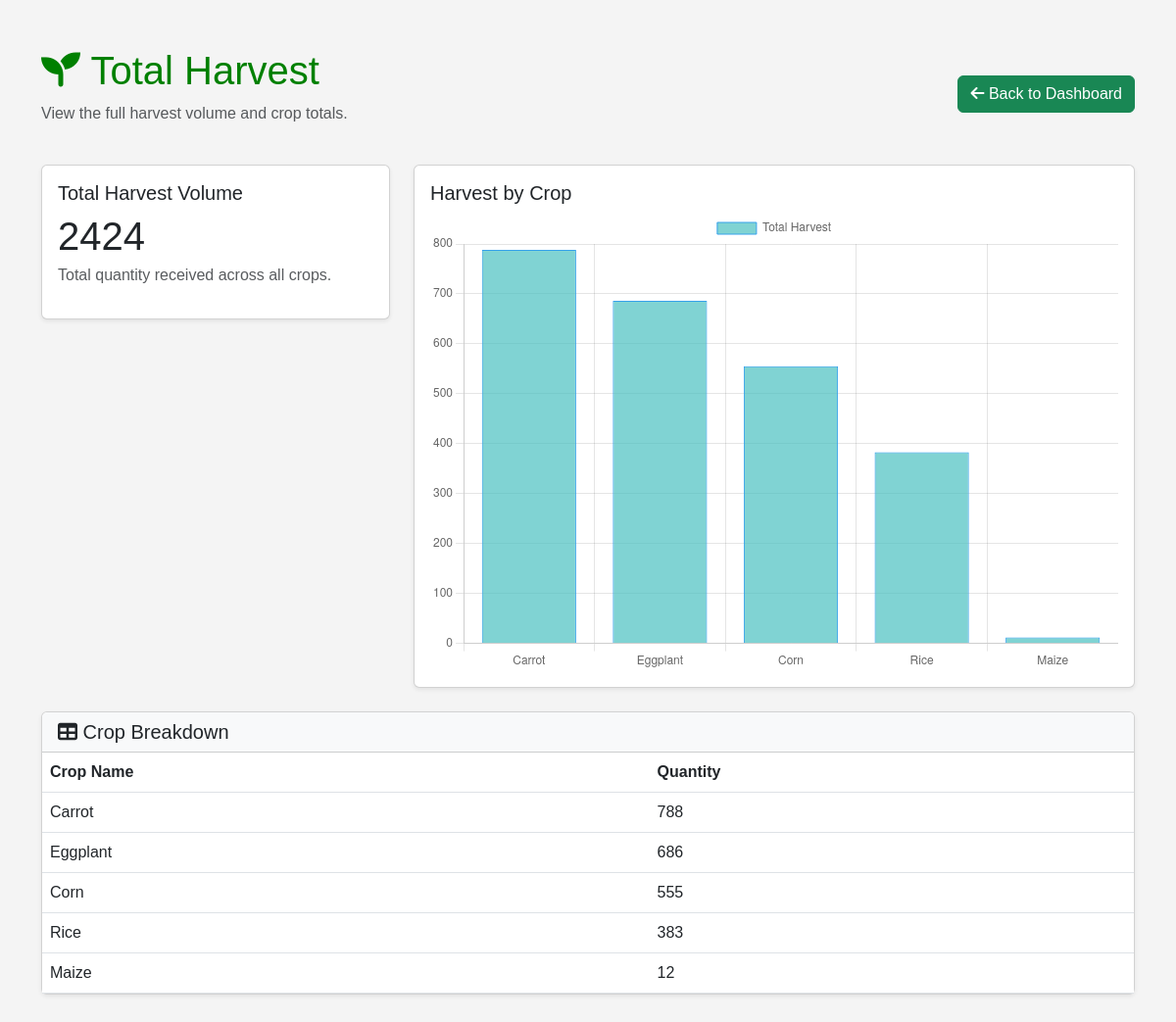
The page /total-harvest (signed in) on the database its author committed.
### tables this page shows
CREATE TABLE inventory(
        id INTEGER PRIMARY KEY AUTOINCREMENT,
        crop_name TEXT,
        quantity INTEGER,
        farmer TEXT,
        date_received TEXT,
        location TEXT
    );

### app.py (the view)
@app.route("/total-harvest")
def total_harvest():
    if "user" not in session:
        return redirect(url_for("login"))
    conn = get_db()
    cur = conn.cursor()
    cur.execute("SELECT SUM(quantity) AS total FROM inventory")
    total = cur.fetchone()["total"] or 0
    cur.execute("SELECT crop_name, SUM(quantity) AS total FROM inventory GROUP BY crop_name ORDER BY total DESC")
    crop_totals = cur.fetchall()
    conn.close()
    return render_template("total_harvest.html", total=total, crop_totals=crop_totals)

### app.py (called while the page is built)
def get_db():
    conn = sqlite3.connect(DB_PATH, timeout=30, isolation_level=None)
    conn.row_factory = sqlite3.Row
    conn.execute("PRAGMA busy_timeout = 30000")
    try:
        conn.execute("PRAGMA journal_mode = DELETE")
    except sqlite3.OperationalError:
        pass
    return conn

### templates/total_harvest.html (shortened to what this page needs)
<!DOCTYPE html>
<html lang="en">
<head>
    <link href="https://cdn.jsdelivr.net/npm/bootstrap@5.3.0/dist/css/bootstrap.min.css" rel="stylesheet">
    <link href="https://cdnjs.cloudflare.com/ajax/libs/font-awesome/6.0.0/css/all.min.css" rel="stylesheet">
    <link rel="stylesheet" href="{{ url_for('static', filename='style.css') }}">
</head>
<body>
    <div class="container py-5">
        <div class="d-flex justify-content-between align-items-center mb-4">
            <div>
                <h1><i class="fas fa-seedling"></i> Total Harvest</h1>
                <p class="text-muted">View the full harvest volume and crop totals.</p>
            </div>
            <a href="/dashboard" class="btn btn-success"><i class="fas fa-arrow-left"></i> Back to Dashboard</a>
        </div>
        <div class="row g-4 mb-4">
            <div class="col-md-4">
                <div class="card shadow-sm">
                    <div class="card-body">
                        <h5 class="card-title">Total Harvest Volume</h5>
                        <p class="display-6 mb-1">{{ total }}</p>
                        <p class="text-muted">Total quantity received across all crops.</p>
                    </div>
                </div>
            </div>
            <div class="col-md-8">
                <div class="card shadow-sm chart-card">
                    <div class="card-body">
                        <h5 class="card-title">Harvest by Crop</h5>
                        {% if crop_totals %}
                        <canvas id="harvestChart" height="200"></canvas>
                        {% else %}
                        <p class="text-muted">No harvest records available yet.</p>
                        {% endif %}
                    </div>
                </div>
            </div>
        </div>
        <div class="card shadow-sm">
            <div class="card-header bg-light">
                <h5 class="mb-0"><i class="fas fa-table"></i> Crop Breakdown</h5>
            </div>
            <div class="card-body p-0">
                <div class="table-responsive">
                    <table class="table table-hover mb-0">
                        <thead>
                            <tr>
                                <th>Crop Name</th>
                                <th>Quantity</th>
                            </tr>
                        </thead>
                        <tbody>
                            {% if crop_totals %}
                                {% for crop in crop_totals %}
                                <tr>
                                    <td>{{ crop['crop_name'] }}</td>
                                    <td>{{ crop['total'] }}</td>
                                </tr>
                                {% endfor %}
                            {% else %}
                                <tr>
                                    <td colspan="2" class="text-center text-muted">No harvest data yet.</td>
                                </tr>
                            {% endif %}
                        </tbody>
                    </table>
                </div>
            </div>
        </div>
    </div>
    <script>
        {% if crop_totals %}
        const harvestLabels = {{ crop_totals | map(attribute='crop_name') | list | tojson }};
        const harvestValues = {{ crop_totals | map(attribute='total') | list | tojson }};
        new Chart(document.getElementById('harvestChart'), {
            type: 'bar',
            data: {
                labels: harvestLabels,
                datasets: [{
                    label: 'Total Harvest',
                    data: harvestValues,
                    backgroundColor: 'rgba(75, 192, 192, 0.7)',
                    borderColor: 'rgba(54, 162, 235, 1)',
                    borderWidth: 1
                }]
            },
            options: {
                responsive: true,
                scales: {
                    y: { beginAtZero: true }
                }
            }
        });
        {% endif %}
    </script>
</body>
</html>

### static/style.css (style rules this page uses)
body { font-family: Arial, sans-serif; background: #f4f4f4; }
h1, h2 { color: green; }

### templates/total_harvest.html (style rules this page uses)
.chart-card { min-height: 320px; }

### rows shown on the page
inventory: crop_name "Carrot", total "788"
inventory: crop_name "Corn", total "555"
inventory: crop_name "Maize", total "12"

### other values the page prints
{{ total }} "2424"
{{ crop['crop_name'] }} "Eggplant" "Rice"
{{ crop['total'] }} "686" "383"
chart data {{ crop_totals | map(attribute='crop_name') | list | tojson }} ["Carrot", "Eggplant", "Corn", "Rice", "Maize"]
chart data {{ crop_totals | map(attribute='total') | list | tojson }} [788, 686, 555, 383, 12]
